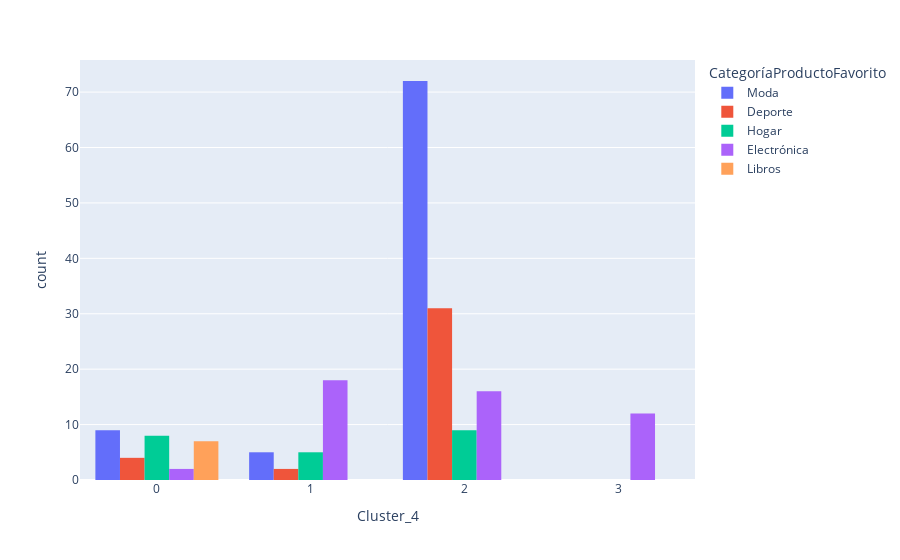

Source (notebook cell):
### Code cell
fig = px.histogram(df, x='Cluster_4', color='CategoríaProductoFavorito', barmode='group')

fig.show()

### Figure 1 — Plotly figure (JSON) as saved in the notebook; plotly's stock layout.template omitted (floating-point values rounded to 4 significant figures)
{"data": [{"alignmentgroup": "True", "bingroup": "x", "hovertemplate": "CategoríaProductoFavorito=Moda<br>Cluster_4=%{x}<br>count=%{y}<extra></extra>", "legendgroup": "Moda", "marker": {"color": "#636efa", "pattern": {"shape": ""}}, "name": "Moda", "offsetgroup": "Moda", "orientation": "v", "showlegend": true, "type": "histogram", "x": [2, 0, 2, 2, 2, 2, 0, 2, 0, 2, 0, 2, 2, 2, 2, 2, 2, 2, 0, 2, 2, 0, 2, 0, 2, 2, 2, 2, 2, 2, 2, 2, 2, 1, 2, 2, 2, 2, 2, 2, 2, 2, 2, 2, 2, 2, 2, 2, 2, 2, 2, 2, 2, 2, 2, 2, 2, 2, 2, 2, 2, 2, 2, 2, 1, 2, 1, 2, 0, 2, 2, 0, 2, 2, 1, 2, 2, 2, 2, 2, 2, 2, 2, 2, 2, 1], "xaxis": "x", "yaxis": "y"}, {"alignmentgroup": "True", "bingroup": "x", "hovertemplate": "CategoríaProductoFavorito=Deporte<br>Cluster_4=%{x}<br>count=%{y}<extra></extra>", "legendgroup": "Deporte", "marker": {"color": "#EF553B", "pattern": {"shape": ""}}, "name": "Deporte", "offsetgroup": "Deporte", "orientation": "v", "showlegend": true, "type": "histogram", "x": [2, 0, 2, 2, 2, 2, 2, 0, 1, 2, 0, 2, 2, 0, 2, 2, 2, 2, 2, 2, 2, 2, 2, 2, 2, 2, 2, 2, 2, 1, 2, 2, 2, 2, 2, 2, 2], "xaxis": "x", "yaxis": "y"}, {"alignmentgroup": "True", "bingroup": "x", "hovertemplate": "CategoríaProductoFavorito=Hogar<br>Cluster_4=%{x}<br>count=%{y}<extra></extra>", "legendgroup": "Hogar", "marker": {"color": "#00cc96", "pattern": {"shape": ""}}, "name": "Hogar", "offsetgroup": "Hogar", "orientation": "v", "showlegend": true, "type": "histogram", "x": [2, 1, 2, 0, 0, 0, 2, 1, 2, 0, 2, 0, 0, 2, 0, 2, 1, 1, 2, 0, 1, 2], "xaxis": "x", "yaxis": "y"}, {"alignmentgroup": "True", "bingroup": "x", "hovertemplate": "CategoríaProductoFavorito=Electrónica<br>Cluster_4=%{x}<br>count=%{y}<extra></extra>", "legendgroup": "Electrónica", "marker": {"color": "#ab63fa", "pattern": {"shape": ""}}, "name": "Electrónica", "offsetgroup": "Electrónica", "orientation": "v", "showlegend": true, "type": "histogram", "x": [1, 3, 2, 3, 2, 3, 2, 1, 3, 2, 1, 1, 2, 2, 1, 2, 3, 2, 0, 3, 2, 1, 1, 1, 0, 1, 3, 3, 3, 3, 2, 1, 1, 3, 1, 1, 2, 2, 1, 1, 1, 3, 2, 2, 2, 1, 1, 2], "xaxis": "x", "yaxis": "y"}, {"alignmentgroup": "True", "bingroup": "x", "hovertemplate": "CategoríaProductoFavorito=Libros<br>Cluster_4=%{x}<br>count=%{y}<extra></extra>", "legendgroup": "Libros", "marker": {"color": "#FFA15A", "pattern": {"shape": ""}}, "name": "Libros", "offsetgroup": "Libros", "orientation": "v", "showlegend": true, "type": "histogram", "x": [0, 0, 0, 0, 0, 0, 0], "xaxis": "x", "yaxis": "y"}], "layout": {"barmode": "group", "legend": {"title": {"text": "CategoríaProductoFavorito"}, "tracegroupgap": 0}, "margin": {"t": 60}, "xaxis": {"anchor": "y", "domain": [0, 1], "title": {"text": "Cluster_4"}}, "yaxis": {"anchor": "x", "domain": [0, 1], "title": {"text": "count"}}}}
